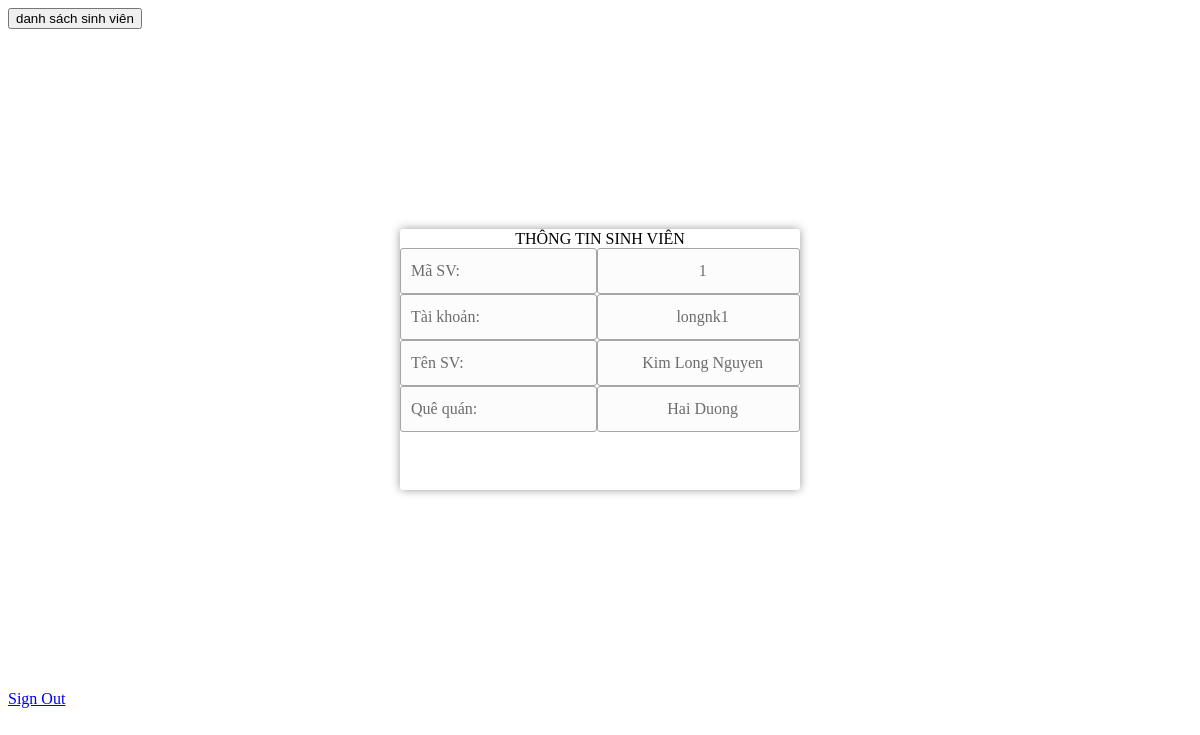
Screenshot of /profile.php (signed in) with the database file from the repository.
### tables this page shows
CREATE TABLE `student` (
  `id` int(255) NOT NULL,
  `fname` varchar(80) NOT NULL,
  `lname` varchar(100) NOT NULL,
  `age` int(100) NOT NULL,
  `address` text NOT NULL,
  `username` varchar(45) NOT NULL,
  `password` varchar(45) NOT NULL
);

### session.php (called while the page is built, shortened)
<?php
    include('db.php');
    $user_check=$_SESSION['login_user'];
    $ses_sql=mysqli_query($con,"select username,id from student where username='$user_check'");
    $row=mysqli_fetch_array($ses_sql,MYSQLI_ASSOC);
    $loggedin_id=$row['id'];
?>

### profile.php (the view, shortened to what this page needs)
<?php
 include('session.php');
?>
<!DOCTYPE html>
<html>
<link rel="stylesheet" href="assets/css/profile.css">
<body>
<a href="StudentWeb.php" > <input align ="center" type="submit" value="danh sách sinh viên" ></a>
<?php
$sql = "SELECT * FROM student where id = $loggedin_id";
$result = mysqli_query($con,$sql);
while($rows = mysqli_fetch_array($result)){
?>
<form action="" method="POST">
<div id="reg-head" class="headrg">THÔNG TIN SINH VIÊN</div>
<table border="0" align="center" cellpadding="2" cellspacing="0">
<td class="text-field"> <div align="left" >Mã SV:</div> </td>
<td class="text-field"><?php echo $rows['id']; ?></td>
<td class="text-field"><div align="left" >Tài khoản:</div></td>
<td class="text-field"><?php echo $rows['username']; ?></td>
<td class="text-field"><div align="left" >Tên SV:</div></td>
<td class="text-field"><?php echo $rows['fname']; ?> <?php echo $rows['lname']; ?></td>
<td class="text-field"><div align="left" >Quê quán:</div></td>
<td class="text-field"><?php echo $rows['address']; ?></td>
</table>
</form>
<div id="st"><a href="logout.php" id="st-btn">Sign Out</a></div>
<?php
}
?>
</body>
</html>

### assets/css/profile.css (style rules this page uses)
body { background: url(http://private.indocyber.pro/test/image/background.png) fixed 50% no-repeat white; font-family: Elephant; font-size: 16px;; }
form { width: 400px; height: 260px; margin: 200px auto; background: white; border-radius: 3px; box-shadow: 0 0 10px rgba(0,0,0, .4); text-align: center; padding-top: 1px; }
form .text-field { border: 1px solid #a6a6a6; width: 400px; height: 40px; border-radius: 3px; margin-top: 10px; padding-left: 10px; color: #6c6c6c; background: #fcfcfc; outline: none; }

### rows the page displays
student: id "1", username "longnk1", fname "Kim Long", lname "Nguyen", address "Hai Duong"
